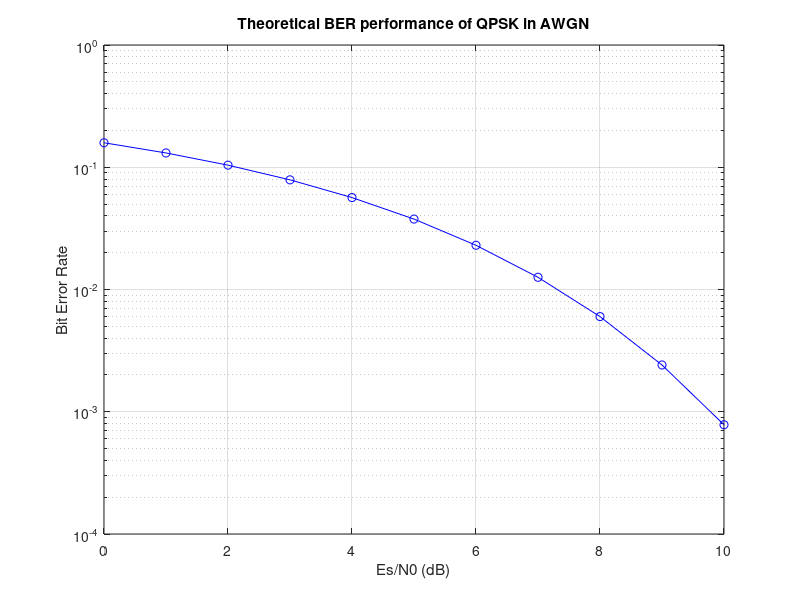

The MATLAB source for this figure:

% QPSK plot 
% parameters
Es_N0_dB = 0:10; % range of Es/N0 values in dB
Es_N0 = 10.^(Es_N0_dB/10); % convert Es/N0 from dB to linear scale

% calculating BER
ber =qfunc(sqrt(Es_N0));

% plot
semilogy(Es_N0_dB, ber, 'bo-');
grid on;
xlabel('Es/N0 (dB)');
ylabel('Bit Error Rate');
title('Theoretical BER performance of QPSK in AWGN');



